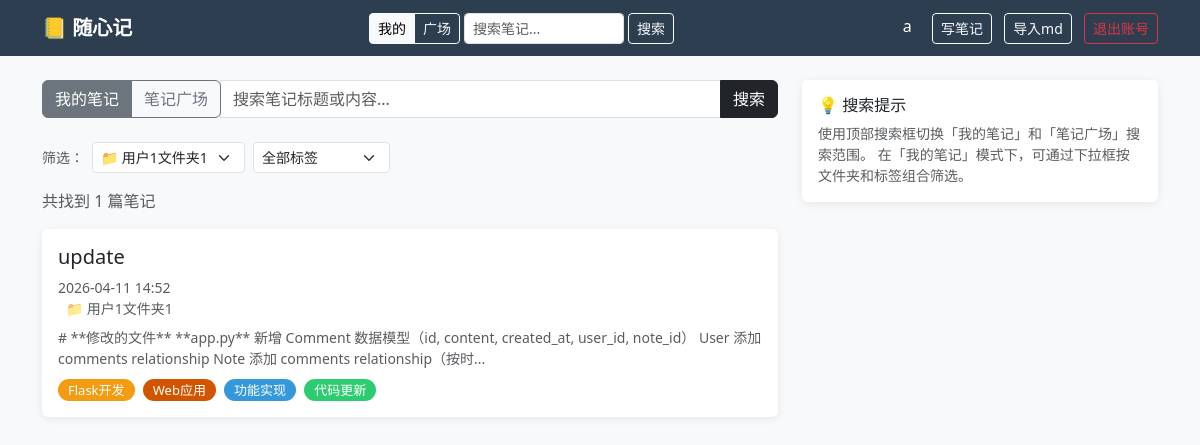
The app's page /search?folder_id=1 (signed in) with its own data.
### app.py (models this page shows)
class User(UserMixin, db.Model):
    id       = db.Column(db.Integer, primary_key=True)
    username = db.Column(db.String(80), unique=True, nullable=False)
    password = db.Column(db.String(200), nullable=False)
    notes    = db.relationship('Note', backref='author', lazy=True)
    comments = db.relationship('Comment', backref='author', lazy=True)

class Note(db.Model):
    id         = db.Column(db.Integer, primary_key=True)
    title      = db.Column(db.String(200), nullable=False)
    content    = db.Column(db.Text, nullable=False)
    created_at = db.Column(db.DateTime, default=datetime.utcnow)
    updated_at = db.Column(db.DateTime, default=datetime.utcnow)  # 手动在 edit 时刷新
    user_id    = db.Column(db.Integer, db.ForeignKey('user.id'), nullable=False)
    folder_id  = db.Column(db.Integer, db.ForeignKey('folder.id'), nullable=True)
    is_public  = db.Column(db.Boolean, default=False)
    is_deleted = db.Column(db.Boolean, default=False)
    deleted_at = db.Column(db.DateTime, nullable=True)
    tags       = db.relationship('Tag', secondary=note_tags, backref='notes')
    comments   = db.relationship('Comment', backref='note', lazy=True, order_by='Comment.created_at.desc()', cascade='all, delete-orphan')
    versions   = db.relationship('NoteVersion', backref='note', lazy=True, order_by='NoteVersion.created_at.desc()', cascade='all, delete-orphan')

class Folder(db.Model):
    id      = db.Column(db.Integer, primary_key=True)
    name    = db.Column(db.String(100), nullable=False)
    user_id = db.Column(db.Integer, db.ForeignKey('user.id'), nullable=False)
    notes   = db.relationship('Note', backref='folder', lazy=True)

class Tag(db.Model):
    id   = db.Column(db.Integer, primary_key=True)
    name = db.Column(db.String(50), unique=True, nullable=False)

### app.py (the view)
@app.route('/search')
@login_required
def search():
    query    = request.args.get('q', '').strip()
    scope    = request.args.get('scope', 'mine')
    folder_id = request.args.get('folder_id')
    tag_id    = request.args.get('tag_id')
    if scope == 'plaza':
        return redirect(url_for('plaza', q=query))
    q = Note.query.filter_by(user_id=current_user.id, is_deleted=False)
    if query:
        q = q.filter(Note.title.contains(query) | Note.content.contains(query))
    if folder_id:
        q = q.filter_by(folder_id=folder_id)
    if tag_id:
        tag = db.session.get(Tag, int(tag_id))
        if tag:
            q = q.filter(Note.tags.contains(tag))
    notes = q.order_by(Note.created_at.desc()).all()
    folders = Folder.query.filter_by(user_id=current_user.id).all()
    tags = (Tag.query
            .join(note_tags)
            .join(Note)
            .filter(Note.user_id == current_user.id, Note.is_deleted == False)
            .distinct().all())
    return render_template('search.html', notes=notes, query=query,
                           scope=scope, folders=folders, tags=tags,
                           current_folder_id=int(folder_id) if folder_id else None,
                           current_tag_id=int(tag_id) if tag_id else None)

### app.py (called while the page is built, shortened)
@app.template_filter('local_time')
def local_time(dt):
    if dt is None:
        return ''
    beijing = timezone(timedelta(hours=8))
    return dt.replace(tzinfo=timezone.utc).astimezone(beijing).strftime('%Y-%m-%d %H:%M')

@app.template_filter('highlight')
def highlight(text, query):
    if not query:
        return text
    pattern = re.compile(re.escape(query), re.IGNORECASE)
    return pattern.sub(f'<mark>{query}</mark>', text)

@app.template_filter('preview')
def preview(content, query):
    if not query:
        return content[:150] + '...'

@login_manager.user_loader
def load_user(user_id):
    return db.session.get(User, int(user_id))

### templates/search.html (shortened to what this page needs)
{% extends 'base.html' %}
{% block content %}
<div class="row">
    <div class="col-md-8">
        <form method="GET" action="/search" id="searchForm" class="mb-4">
            <div class="input-group">
                <div class="btn-group" role="group">
                    <label class="btn btn-outline-secondary" for="search-scope-mine">我的笔记</label>
                    <label class="btn btn-outline-secondary" for="search-scope-plaza">笔记广场</label>
                </div>
                <input type="text" name="q" value="{{ query }}" class="form-control" placeholder="搜索笔记标题或内容...">
                <button type="submit" class="btn btn-dark">搜索</button>
            </div>
        </form>
        <div class="d-flex gap-2 mb-3 flex-wrap align-items-center">
            <small class="text-muted">筛选：</small>
            <form method="GET" action="/search" class="d-flex gap-2 flex-wrap" id="filterForm">
                <select name="folder_id" class="form-select form-select-sm" style="width:auto"
                    onchange="this.form.submit()">
                    {% for folder in folders %}
                    <option value="{{ folder.id }}" {% if current_folder_id==folder.id %}selected{% endif %}>📁 {{
                        folder.name }}</option>
                    {% endfor %}
                </select>
                <select name="tag_id" class="form-select form-select-sm" style="width:auto"
                    onchange="this.form.submit()">
                    <option value="">全部标签</option>
                </select>
            </form>
        </div>
        {% if query or current_folder_id or current_tag_id %}
        <p class="text-muted">共找到 {{ notes|length }} 篇笔记</p>
        {% for note in notes %}
        <div class="card mb-3 p-3">
            <h5>
                <a href="/notes/{{ note.id }}?highlight={{ query }}" class="text-decoration-none text-dark">
                    {{ note.title | highlight(query) | safe }}
                </a>
            </h5>
            <small class="text-muted">{{ note.created_at | local_time }}</small>
            {% if note.folder %}
            <small class="text-muted ms-2">📁 {{ note.folder.name }}</small>
            {% endif %}
            <div class="mt-2 text-muted small">
                {{ note.content | preview(query) | safe }}
            </div>
            <div class="mt-2">
                {% for tag in note.tags %}
                <a href="/tags/{{ tag.id }}" class="tag-badge tag-color-{{ tag.id % 8 }}">{{ tag.name }}</a>
                {% endfor %}
            </div>
        </div>
        {% else %}
        <div class="card p-4 text-center text-muted">没有找到相关笔记</div>
        {% endfor %}
        {% endif %}
    </div>
    <div class="col-md-4">
        <div class="card p-3">
            <h6 class="mb-2">💡 搜索提示</h6>
            <p class="small text-muted mb-0">
                使用顶部搜索框切换「我的笔记」和「笔记广场」搜索范围。
                在「我的笔记」模式下，可通过下拉框按文件夹和标签组合筛选。
            </p>
        </div>
    </div>
</div>
{% endblock %}

### templates/base.html (shortened to what this page needs)
<!DOCTYPE html>
<html>
<head>
    <link href="https://cdn.jsdelivr.net/npm/bootstrap@5.3.0/dist/css/bootstrap.min.css" rel="stylesheet">
    <link rel="stylesheet" href="https://cdn.jsdelivr.net/npm/easymde/dist/easymde.min.css">
</head>
<body>
    <nav class="navbar navbar-dark mb-4">
        <div class="container">
            <a class="navbar-brand fw-bold" href="/">📒 随心记</a>
            {% if current_user.is_authenticated %}
            <form class="d-flex align-items-center me-2" method="GET" action="/search" id="navSearchForm">
                <div class="btn-group btn-group-sm me-1" role="group">
                    <label class="btn btn-outline-light" for="nav-scope-mine">我的</label>
                    <label class="btn btn-outline-light" for="nav-scope-plaza">广场</label>
                </div>
                <input type="text" name="q" class="form-control form-control-sm me-1" placeholder="搜索笔记..."
                    style="width:160px">
                <button type="submit" class="btn btn-sm btn-outline-light">搜索</button>
            </form>
            <div>
                <a href="/profile" class="text-white text-decoration-none me-3">{{ current_user.username }}</a>
                <a href="/notes/new" class="btn btn-sm btn-outline-light me-2">写笔记</a>
                <form method="POST" action="/notes/import" enctype="multipart/form-data" class="d-inline">
                    <label class="btn btn-sm btn-outline-light me-2">
                        导入md
                    </label>
                </form>
                <a href="/logout" class="btn btn-sm btn-outline-danger" data-confirm="确定要退出账号吗？">退出账号</a>
            </div>
            {% endif %}
        </div>
    </nav>
    <div class="container">
        {% block content %}{% endblock %}
    </div>
</body>
</html>

### templates/base.html (style rules this page uses)
body { background-color: #f8f9fa; }
.navbar { background-color: #2c3e50 !important; }
.card { border: none; box-shadow: 0 2px 8px rgba(0, 0, 0, 0.08); }
.tag-badge { padding: 2px 10px; border-radius: 12px; font-size: 13px; text-decoration: none; margin-right: 4px; color: white; }
.tag-color-0 { background-color: #3498db; }
.tag-color-1 { background-color: #2ecc71; }
.tag-color-6 { background-color: #f39c12; }
.tag-color-7 { background-color: #d35400; }

### records on screen
User: username "a"
Note: title|highlight "update", created_at|local_time "2026-04-11 14:52", folder.name "用户1文件夹1", content|preview "# **修改的文件** **app.py** 新增 Comment 数据模型（id, content, created_at, user_id, note_id） User 添加 comments relationship Note 添加 comments relationship（按时..."
Tag: name "Flask开发"
Tag: name "Web应用"
Tag: name "功能实现"
Tag: name "代码更新"

### other values on screen
{{ notes|length }} "1"
